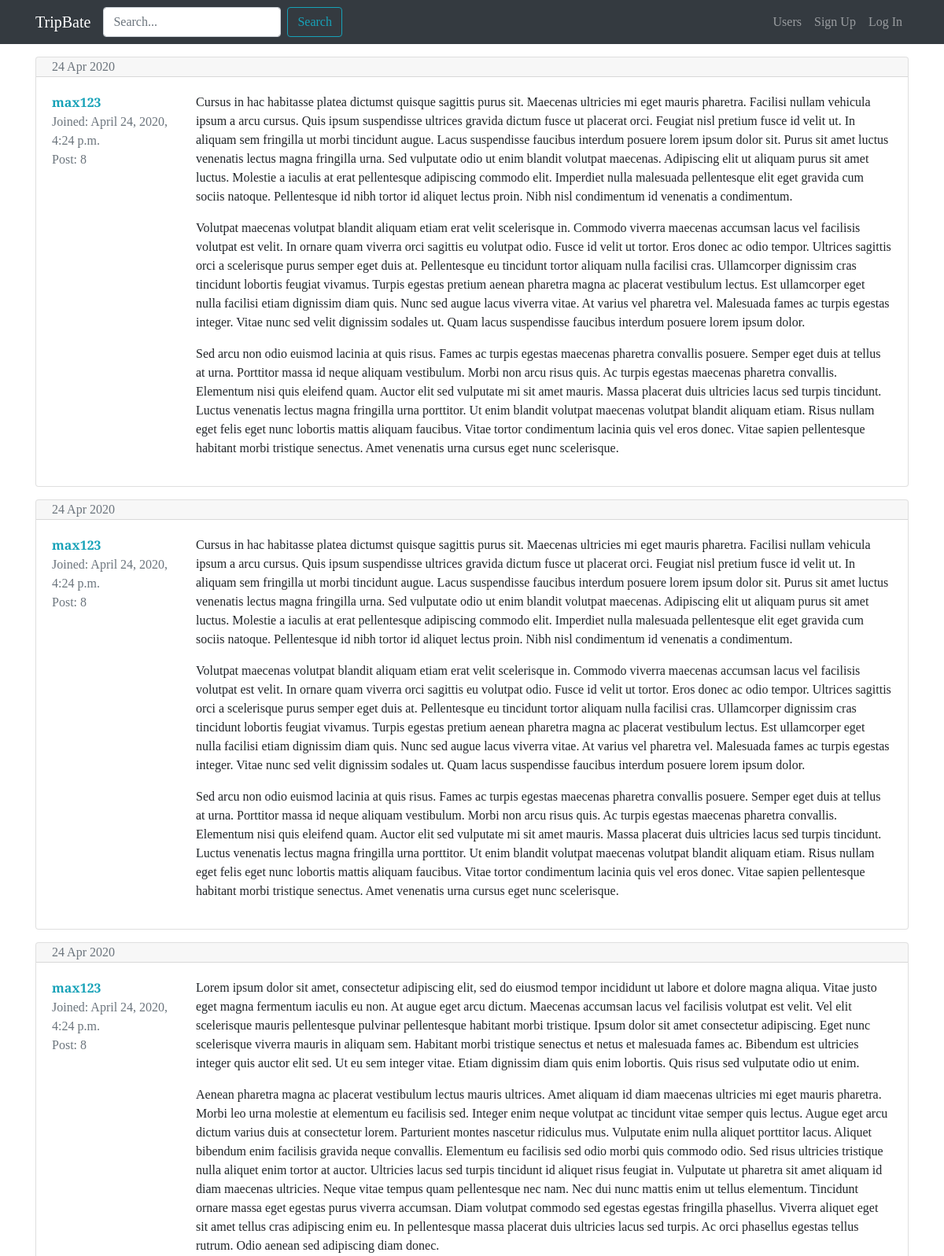
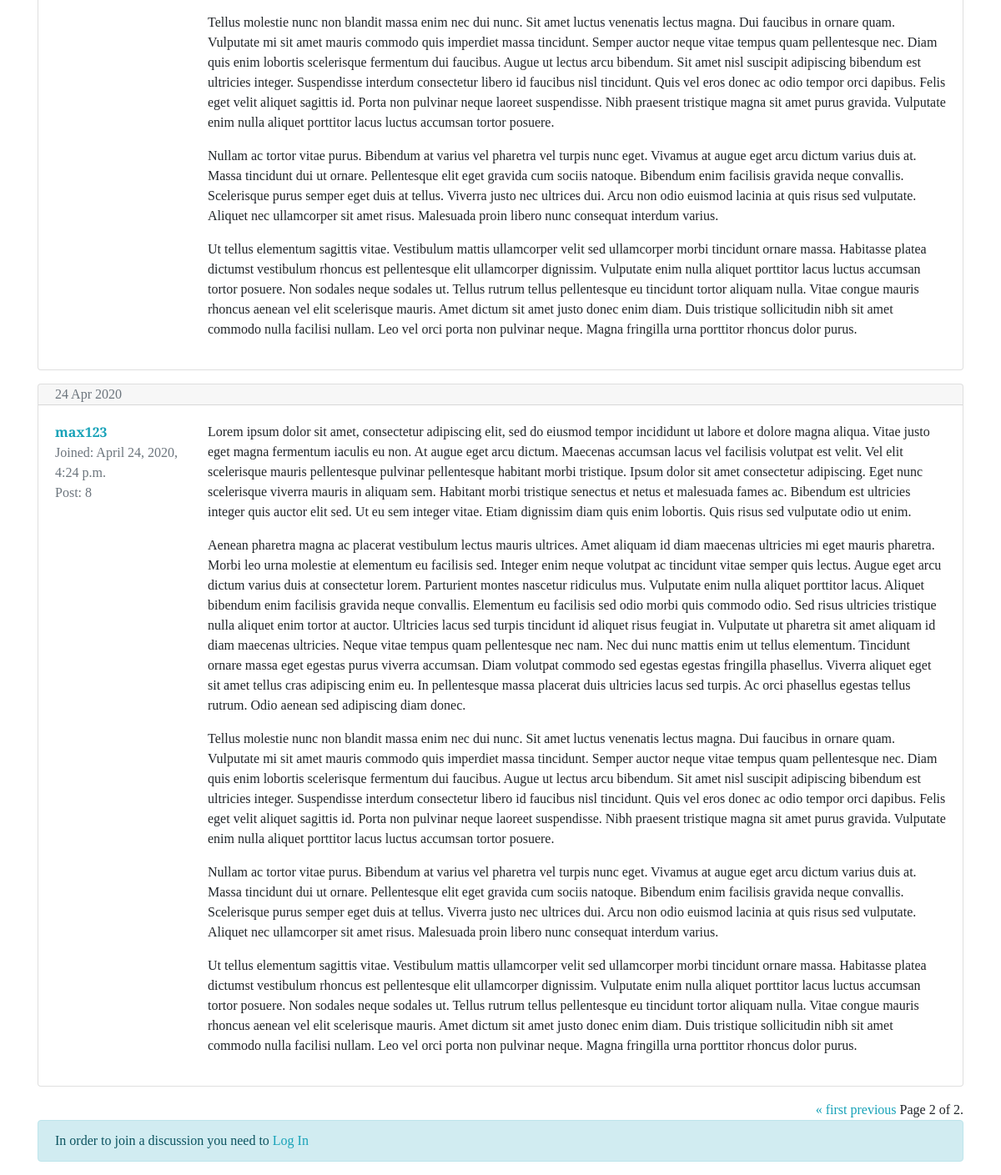
Before: /forum/discussion/6?page=3 with the older database file (2 pictures, top to bottom).
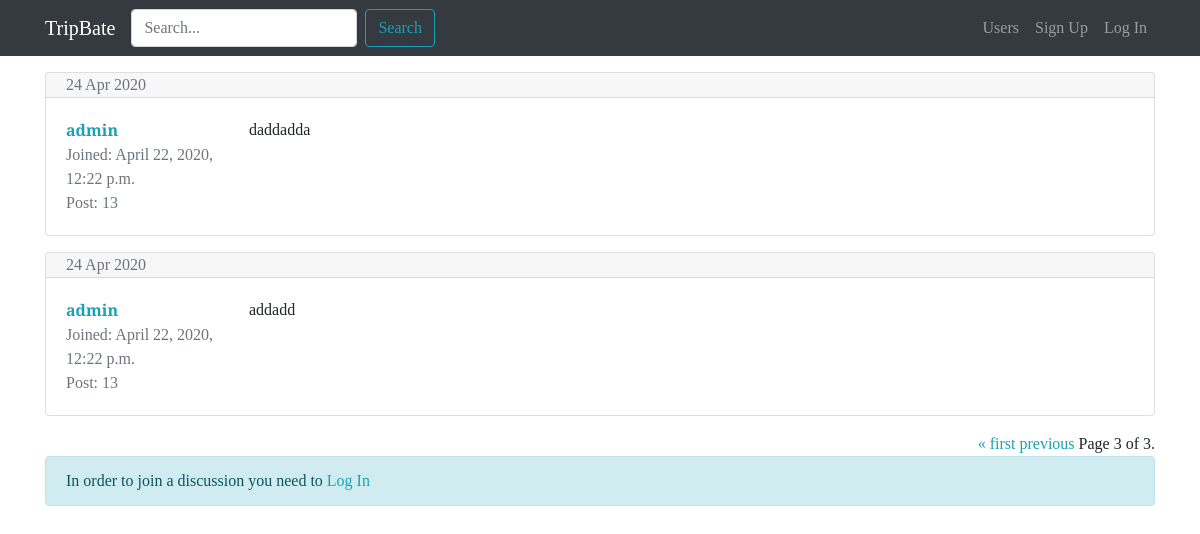
After: the same page with the newer database file.
### forum/models.py (models this page shows, shortened)
class Post(models.Model):
  author_post = models.ForeignKey(User, on_delete=models.CASCADE, related_name="posts")
  content = models.TextField()
  creation_date = models.DateTimeField(auto_now_add=True)
  discussion = models.ForeignKey(Discussion, on_delete=models.CASCADE)

### forum/views.py (the view)
def visualizeDiscussion(request, pk):
  discussion = get_object_or_404(Discussion, pk=pk)
  posts_discussion = Post.objects.filter(discussion=discussion)
  paginator = Paginator(posts_discussion, 5)
  page = request.GET.get("page")
  posts = paginator.get_page(page)
  form_response = PostModelForm()
  context = {"discussion": discussion,
             "posts_discussion": posts,
             "form_response": form_response
             }
  return render(request, "forum/single_discussion.html", context)

### forum/forms.py
class PostModelForm(forms.ModelForm):
    class Meta:
      model = Post
      fields = ["content"]
      widgets = {
        "content" : forms.Textarea(attrs={'rows': '5'})
      }
      labels = {
        "content" : "Message"
      }

### forum/templates/forum/single_discussion.html (shortened to what this page needs)
{% extends 'base.html' %}
{% load crispy_forms_tags %}
{% block content %}
  {% for post in posts_discussion %}
      <div class="card my-3">
      {% if forloop.first and not "page" in request.get_full_path %}
          <div class="card-header pb-0">
            <h3>{{ discussion.title }}</h3>
            <p class="text-muted">{{ discussion.creation_date|date:"D d M Y" }}
            <br>in: {{ discussion.belong_section }}</p>
          </div>
      {% else %}
          <div class="card-header py-0">
            <p class="text-muted mb-0">{{ post.creation_date|date:"d M Y" }}
            </p>
          </div>
      {% endif %}
        <div class="card-body">
          <div class="row">
            <div class="col-xl-2 col-4">
              <p class="mb-0"><a href="{% url 'user_profile' username=post.author_post.username %}"><strong>{{ post.author_post }}</strong></a></p>
              <p class="text-muted mb-0">Joined: {{ post.author_post.date_joined }}</p>
              <p class="text-muted mb-0">Post: {{ post.author_post.posts.count }}</p>
            </div>
            <div class="col-xl-10 col-8">
              <p class="my-0">{{ post.content|linebreaks }}</p>
            </div>
          </div>
        </div>
      </div>
  {% endfor %}
      <div class="text-right">
        <span class="step-links">
          {% if posts_discussion.has_previous %}
          <a href="?page=1">&laquo; first</a>
          <a href="?page={{ posts_discussion.previous_page_number }}">previous</a>
          {% endif %}
          <span class="current">
            Page {{ posts_discussion.number }} of {{ posts_discussion.paginator.num_pages }}.
          </span>
        </span>
      </div>
  {% if request.user.is_authenticated %}
    {% include 'forum/form_response.html' %}
  {% else %}
    <div class="alert alert-info" role="alert">
      In order to join a discussion you need to <a href="{% url 'login' %}?next={{ request.get_full_path }}">Log In</a>
    </div>
  {% endif %}
{% endblock content %}

Changed rows visible on the page:
no longer on this page (row unchanged): Post: creation_date "24 Apr 2020", author_post "max123", author_post.date_joined "April 24, 2020, 4:24 p.m.", author_post.posts.count "8", content "Cursus in hac habitasse platea dictumst quisque sagittis purus sit. Maecenas ultricies mi eget mauris pharetra. Facilisi nullam vehicula ipsum a arcu cursus. Quis ipsum suspendisse ultrices gravida dictum fusce ut placerat orci. Feugiat nisl pretium fusce id velit ut. In aliquam sem fringilla ut morbi tincidunt augue. Lacus suspendisse faucibus interdum posuere lorem ipsum dolor sit. Purus sit amet luctus venenatis lectus magna fringilla urna. Sed vulputate odio ut enim blandit volutpat maecenas. Adipiscing elit ut aliquam purus sit amet luctus. Molestie a iaculis at erat pellentesque adipiscing commodo elit. Imperdiet nulla malesuada pellentesque elit eget gravida cum sociis natoque.…"
no longer on this page (row unchanged): Post: creation_date "24 Apr 2020", author_post "max123", author_post.date_joined "April 24, 2020, 4:24 p.m.", author_post.posts.count "8", content "Cursus in hac habitasse platea dictumst quisque sagittis purus sit. Maecenas ultricies mi eget mauris pharetra. Facilisi nullam vehicula ipsum a arcu cursus. Quis ipsum suspendisse ultrices gravida dictum fusce ut placerat orci. Feugiat nisl pretium fusce id velit ut. In aliquam sem fringilla ut morbi tincidunt augue. Lacus suspendisse faucibus interdum posuere lorem ipsum dolor sit. Purus sit amet luctus venenatis lectus magna fringilla urna. Sed vulputate odio ut enim blandit volutpat maecenas. Adipiscing elit ut aliquam purus sit amet luctus. Molestie a iaculis at erat pellentesque adipiscing commodo elit. Imperdiet nulla malesuada pellentesque elit eget gravida cum sociis natoque.…"
no longer on this page (row unchanged): Post: creation_date "24 Apr 2020", author_post "max123", author_post.date_joined "April 24, 2020, 4:24 p.m.", author_post.posts.count "8", content "Lorem ipsum dolor sit amet, consectetur adipiscing elit, sed do eiusmod tempor incididunt ut labore et dolore magna aliqua. Vitae justo eget magna fermentum iaculis eu non. At augue eget arcu dictum. Maecenas accumsan lacus vel facilisis volutpat est velit. Vel elit scelerisque mauris pellentesque pulvinar pellentesque habitant morbi tristique. Ipsum dolor sit amet consectetur adipiscing. Eget nunc scelerisque viverra mauris in aliquam sem. Habitant morbi tristique senectus et netus et malesuada fames ac. Bibendum est ultricies integer quis auctor elit sed. Ut eu sem integer vitae. Etiam dignissim diam quis enim lobortis. Quis risus sed vulputate odio ut enim. Aenean pharetra magna ac…"
no longer on this page (row unchanged): Post: creation_date "24 Apr 2020", author_post "max123", author_post.date_joined "April 24, 2020, 4:24 p.m.", author_post.posts.count "8", content "Lorem ipsum dolor sit amet, consectetur adipiscing elit, sed do eiusmod tempor incididunt ut labore et dolore magna aliqua. Vitae justo eget magna fermentum iaculis eu non. At augue eget arcu dictum. Maecenas accumsan lacus vel facilisis volutpat est velit. Vel elit scelerisque mauris pellentesque pulvinar pellentesque habitant morbi tristique. Ipsum dolor sit amet consectetur adipiscing. Eget nunc scelerisque viverra mauris in aliquam sem. Habitant morbi tristique senectus et netus et malesuada fames ac. Bibendum est ultricies integer quis auctor elit sed. Ut eu sem integer vitae. Etiam dignissim diam quis enim lobortis. Quis risus sed vulputate odio ut enim. Aenean pharetra magna ac…"
added Post: creation_date "24 Apr 2020", author_post "admin", author_post.date_joined "April 22, 2020, 12:22 p.m.", author_post.posts.count "13", content "daddadda"
added Post: creation_date "24 Apr 2020", author_post "admin", author_post.date_joined "April 22, 2020, 12:22 p.m.", author_post.posts.count "13", content "addadd"
Other visible differences:
{{ posts_discussion.number }}: "2" → "3"
{{ posts_discussion.paginator.num_pages }}: "2" → "3"
